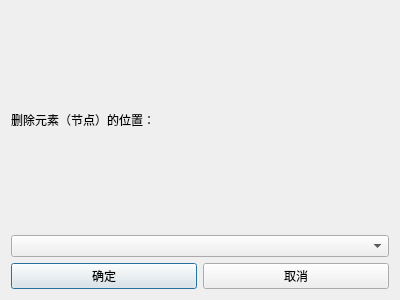
<?xml version="1.0" encoding="UTF-8"?>
<ui version="4.0">
 <class>Dialog_arrlist_delete</class>
 <widget class="QDialog" name="Dialog_arrlist_delete">
  <property name="geometry">
   <rect>
    <x>0</x>
    <y>0</y>
    <width>400</width>
    <height>300</height>
   </rect>
  </property>
  <property name="windowTitle">
   <string>删除</string>
  </property>
  <layout class="QVBoxLayout" name="verticalLayout_2">
   <item>
    <layout class="QVBoxLayout" name="verticalLayout">
     <item>
      <widget class="QLabel" name="label">
       <property name="text">
        <string>删除元素（节点）的位置：</string>
       </property>
      </widget>
     </item>
     <item>
      <widget class="QComboBox" name="pos_box"/>
     </item>
    </layout>
   </item>
   <item>
    <layout class="QHBoxLayout" name="horizontalLayout">
     <item>
      <widget class="QPushButton" name="btn1">
       <property name="text">
        <string>确定</string>
       </property>
      </widget>
     </item>
     <item>
      <widget class="QPushButton" name="btn2">
       <property name="text">
        <string>取消</string>
       </property>
      </widget>
     </item>
    </layout>
   </item>
  </layout>
 </widget>
 <resources/>
 <connections>
  <connection>
   <sender>btn1</sender>
   <signal>clicked()</signal>
   <receiver>Dialog_arrlist_delete</receiver>
   <slot>accept()</slot>
   <hints>
    <hint type="sourcelabel">
     <x>104</x>
     <y>221</y>
    </hint>
    <hint type="destinationlabel">
     <x>199</x>
     <y>149</y>
    </hint>
   </hints>
  </connection>
  <connection>
   <sender>btn2</sender>
   <signal>clicked()</signal>
   <receiver>Dialog_arrlist_delete</receiver>
   <slot>reject()</slot>
   <hints>
    <hint type="sourcelabel">
     <x>295</x>
     <y>221</y>
    </hint>
    <hint type="destinationlabel">
     <x>199</x>
     <y>149</y>
    </hint>
   </hints>
  </connection>
 </connections>
</ui>
